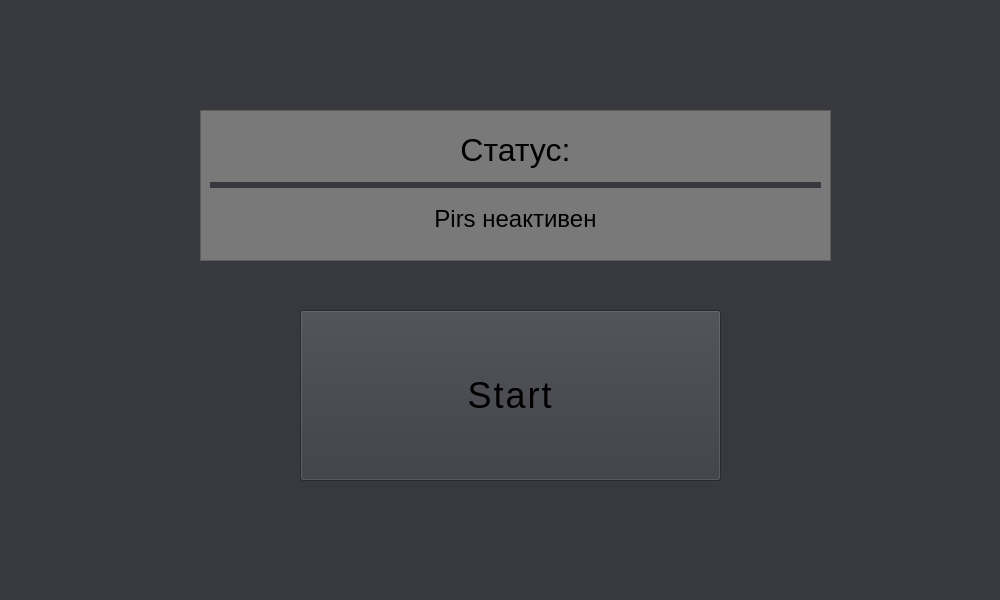
<?xml version="1.0" encoding="UTF-8"?>
<ui version="4.0">
 <class>Pirs</class>
 <widget class="QWidget" name="Pirs">
  <property name="geometry">
   <rect>
    <x>0</x>
    <y>0</y>
    <width>1000</width>
    <height>600</height>
   </rect>
  </property>
  <property name="minimumSize">
   <size>
    <width>1000</width>
    <height>600</height>
   </size>
  </property>
  <property name="maximumSize">
   <size>
    <width>1000</width>
    <height>600</height>
   </size>
  </property>
  <property name="windowTitle">
   <string>P1RS</string>
  </property>
  <property name="styleSheet">
   <string notr="true">background-color: rgb(56, 57, 63);</string>
  </property>
  <widget class="QPushButton" name="start">
   <property name="geometry">
    <rect>
     <x>300</x>
     <y>310</y>
     <width>421</width>
     <height>171</height>
    </rect>
   </property>
   <property name="font">
    <font>
     <pointsize>-1</pointsize>
     <underline>false</underline>
     <strikeout>false</strikeout>
    </font>
   </property>
   <property name="styleSheet">
    <string notr="true">QPushButton {
	
	 display: block;
  height: 50px;
  width: 186px;
  position: relative;
  overflow: hidden;
  text-decoration: none;
  text-transform: uppercase;
  letter-spacing: 2px;
  color: black;
  font-size: 36px;
  text-align: center;
  }
  QPushButton:hover {
    position: absolute;
    content:'';
    display: inline-block;
    background: rgba(59,173,227,1);
    background: linear-gradient(45deg, rgba(59,173,227,1) 0%, rgba(87,111,230,1) 25%, rgba(152,68,183,1) 51%, rgba(255,53,127,1) 100%);
    height: 50px;
    width: 372px;
    z-index: -1;
    transform: translateX(-280px);
    transition: transform 400ms ease-in;
  }
QPushButton:pressed {
  display: block;
  height: 50px;
  width: 186px;
  position: relative;
  overflow: hidden;
  text-decoration: none;
  text-transform: uppercase;
  letter-spacing: 2px;
  color: black;
  font-size: 36px;
  text-align: center;
  
 }


</string>
   </property>
   <property name="text">
    <string>Start</string>
   </property>
  </widget>
  <widget class="QPushButton" name="pushButton">
   <property name="geometry">
    <rect>
     <x>940</x>
     <y>10</y>
     <width>51</width>
     <height>41</height>
    </rect>
   </property>
   <property name="styleSheet">
    <string notr="true">
QPushButton {
display: inline-block;
  width: 1.5em;
  height: 1.5em;
  vertical-align: middle;
  text-decoration: none;
  border: .5em solid rgba(0,0,0,0);
  border-radius: 100%;
  background: rgb(245,245,245) linear-gradient(rgb(245,245,245), rgb(188,192,193)) 50% 50% / calc(1.5em + .5em*2) calc(1.5em + .5em*2);
  box-shadow:
   inset 0 -3px 10px rgba(255,255,255,1),
   inset 0 3px 10px rgba(0,0,0,.4),
   0 2px 4px rgba(0,0,0,.9);
  }
QPushButton:pressed {
  display: block;
  height: 50px;
  width: 186px;
  position: relative;
  overflow: hidden;
  text-decoration: none;
  text-transform: uppercase;
  letter-spacing: 2px;
  color: black;
  font-size: 36px;
  text-align: center;
  
 }
</string>
   </property>
   <property name="text">
    <string/>
   </property>
   <property name="icon">
    <iconset>
     <normaloff>Settings.ico</normaloff>Settings.ico</iconset>
   </property>
  </widget>
  <widget class="QFrame" name="frame">
   <property name="geometry">
    <rect>
     <x>200</x>
     <y>110</y>
     <width>631</width>
     <height>151</height>
    </rect>
   </property>
   <property name="styleSheet">
    <string notr="true">QFrame {
	background-color: rgb(121, 121, 121);
}</string>
   </property>
   <property name="frameShape">
    <enum>QFrame::StyledPanel</enum>
   </property>
   <property name="frameShadow">
    <enum>QFrame::Raised</enum>
   </property>
   <widget class="QWidget" name="verticalLayoutWidget">
    <property name="geometry">
     <rect>
      <x>10</x>
      <y>9</y>
      <width>611</width>
      <height>131</height>
     </rect>
    </property>
    <layout class="QVBoxLayout" name="verticalLayout">
     <item>
      <widget class="QLabel" name="label">
       <property name="styleSheet">
        <string notr="true">text-align: center;</string>
       </property>
       <property name="text">
        <string>&lt;html&gt;&lt;head/&gt;&lt;body&gt;&lt;p align=&quot;center&quot;&gt;&lt;span style=&quot; font-size:24pt;&quot;&gt;Статус:&lt;/span&gt;&lt;/p&gt;&lt;/body&gt;&lt;/html&gt;</string>
       </property>
      </widget>
     </item>
     <item>
      <widget class="QLabel" name="label_2">
       <property name="text">
        <string>&lt;html&gt;&lt;head/&gt;&lt;body&gt;&lt;p align=&quot;center&quot;&gt;&lt;span style=&quot; font-size:18pt;&quot;&gt;Pirs неактивен&lt;/span&gt;&lt;/p&gt;&lt;/body&gt;&lt;/html&gt;</string>
       </property>
      </widget>
     </item>
    </layout>
   </widget>
  </widget>
 </widget>
 <resources/>
 <connections/>
</ui>
